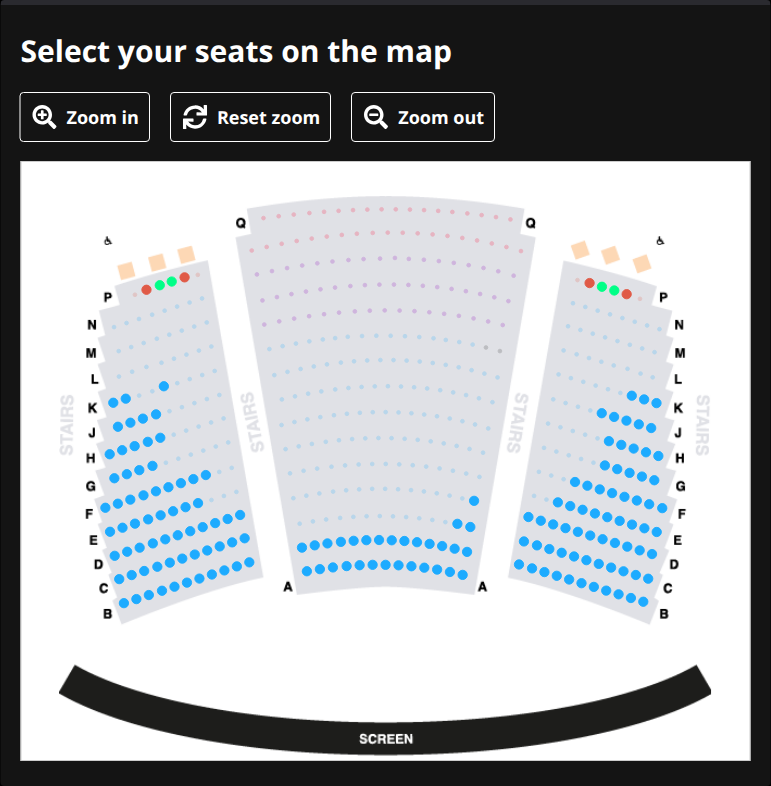
#> input picture seat-maps/2026-08-24_20-15.png, 771 x 786 px
$ python test_mask2.py
#> lines starting #> are read from the running program, lines starting #| are printed output that depends on the picture; after the words box and inside, x2 and y2 are one past the last pixel; in counts of white or black regions, pixels touching at a corner belong together
import cv2
import numpy as np
from pathlib import Path

img_path = Path("seat-maps/2026-08-24_20-15.png")
if not img_path.exists():
    # find any other PNG file in seat-maps/
    for p in Path("seat-maps").glob("*.png"):
        img_path = p
        break

print(f"Testing {img_path}")
img = cv2.imread(str(img_path))
#> img is the input picture: shape (786, 771, 3); mean B, G, R 176.6, 173.5, 170.1
hsv = cv2.cvtColor(img, cv2.COLOR_BGR2HSV)
#> hsv: shape (786, 771, 3); mean H, S, V 37.6, 9.2, 177.3

# Mask for bright blue
lower_blue = np.array([100, 100, 100])
upper_blue = np.array([130, 255, 255])
mask = cv2.inRange(hsv, lower_blue, upper_blue)
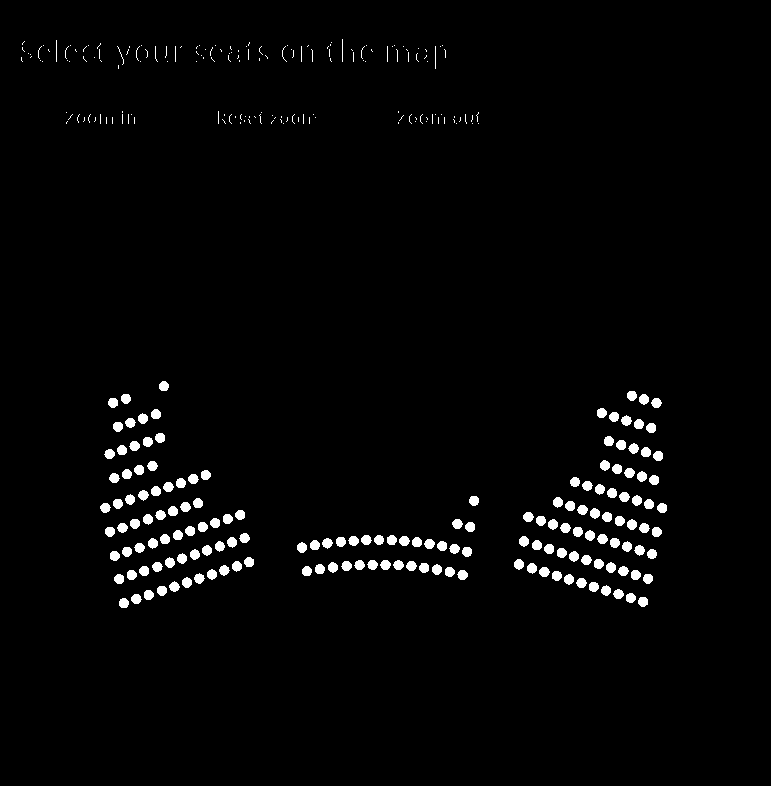
#> mask: shape (786, 771); 2.4% white; 326 white regions (159 under 20 px)

contours, _ = cv2.findContours(mask, cv2.RETR_EXTERNAL, cv2.CHAIN_APPROX_SIMPLE)
#> contours = 326 contours, 162 with area under 20; largest, box (x1, y1, x2, y2) and area: (182, 577, 192, 588) 70, (539, 567, 550, 577) 70, (432, 564, 442, 575) 70, (606, 562, 616, 573) 70, (514, 559, 524, 570) 70
print(f"Total contours: {len(contours)}")
#| Total contours: 326

# Sort and print non-zero area contours
valid = []
for i, c in enumerate(contours):
    area = cv2.contourArea(c)
    if area > 10:
        bounding = cv2.boundingRect(c)
        valid.append((area, bounding))
#> this loop made 326 passes
#> (area, bounding) on passes 1 to 12: (67.5, (119, 598, 10, 10)), (67.5, (638, 597, 10, 10)), (69, (131, 594, 11, 10)), (66, (626, 593, 10, 10)), (68, (144, 590, 10, 10)), (67, (613, 589, 11, 10)), (68, (157, 586, 10, 10)), (67, (601, 585, 10, 11)), (67.5, (589, 582, 10, 10)), (68, (169, 581, 11, 11)), (68, (576, 578, 11, 10)), (70, (182, 577, 10, 11))
#> after the loop, valid = 164 items

valid = sorted(valid, key=lambda x: x[0], reverse=True)
print(f"Contours with area > 10: {len(valid)}")
#| Contours with area > 10: 164
for i, (area, bounding) in enumerate(valid[:30]):
    print(f"  {i}: area={area}, bounding={bounding}")
#> this loop made 30 passes
#> (area, bounding) on passes 1 to 12: (70, (182, 577, 10, 11)), (70, (539, 567, 11, 10)), (70, (432, 564, 10, 11)), (70, (606, 562, 10, 11)), (70, (514, 559, 10, 11)), (70, (297, 542, 10, 11)), (70, (519, 536, 10, 11)), (70, (399, 536, 11, 10)), (70, (627, 519, 10, 11)), (70, (523, 512, 11, 10)), (70, (639, 394, 10, 11)), (69, (131, 594, 11, 10))
#|   0: area=70.0, bounding=(182, 577, 10, 11)
#|   1: area=70.0, bounding=(539, 567, 11, 10)
#|   2: area=70.0, bounding=(432, 564, 10, 11)
#|   3: area=70.0, bounding=(606, 562, 10, 11)
#|   4: area=70.0, bounding=(514, 559, 10, 11)
#|   5: area=70.0, bounding=(297, 542, 10, 11)
#|   6: area=70.0, bounding=(519, 536, 10, 11)
#|   7: area=70.0, bounding=(399, 536, 11, 10)
#> (further printed lines are left out)
